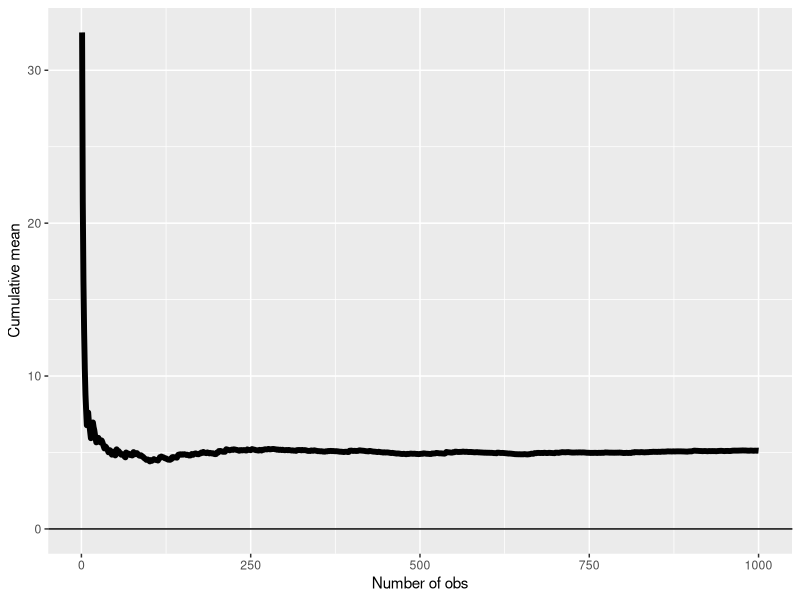
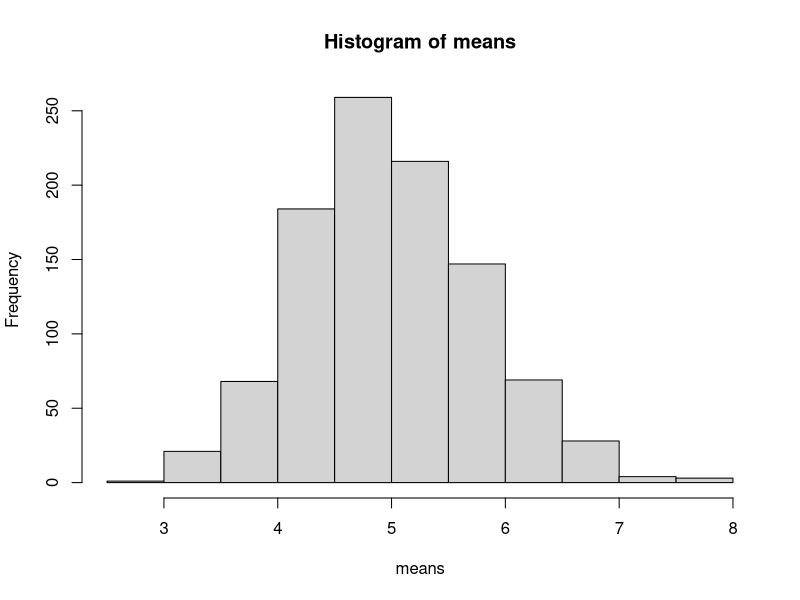
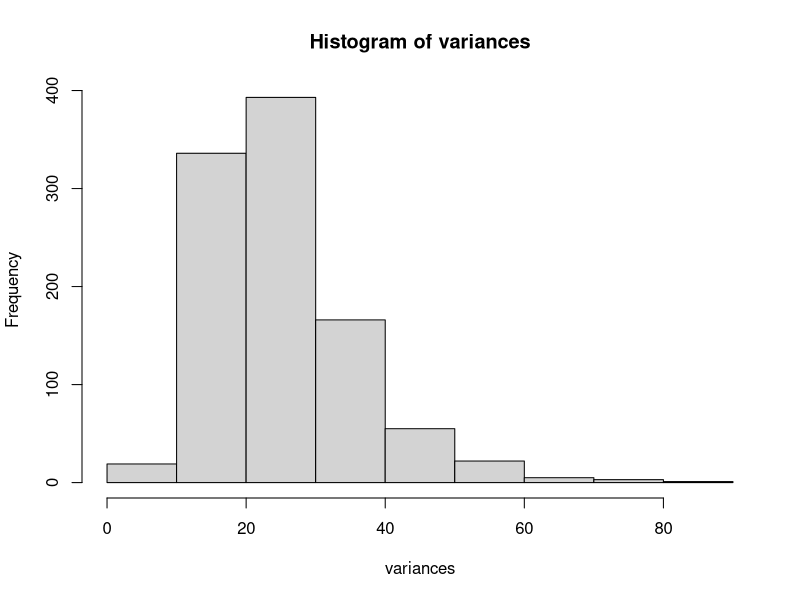
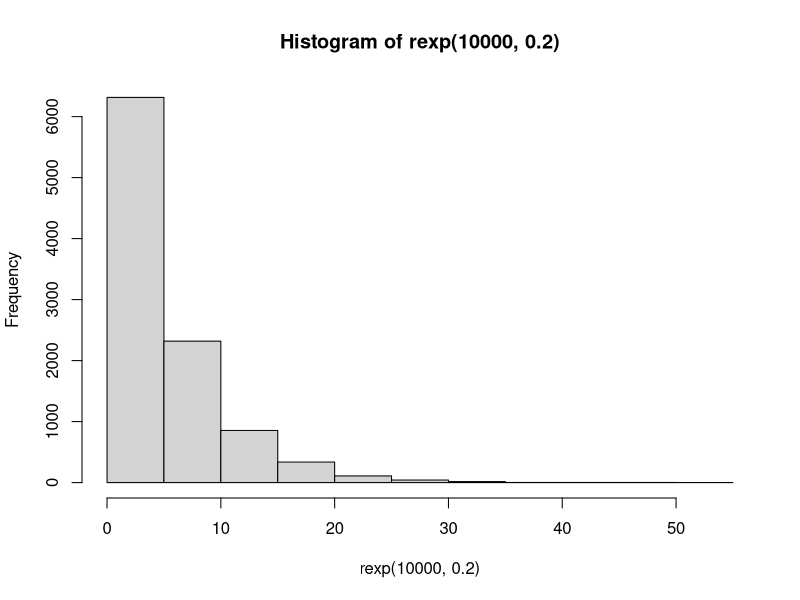

Here is the R script that generated these plots, in order:
## ---- chunk 1
n <- 1000; lambda <- 0.2; means <- cumsum(rexp(n, lambda)) / (1  : n); library(ggplot2)
g <- ggplot(data.frame(x = 1 : n, y = means), aes(x = x, y = y)) 
g <- g + geom_hline(yintercept = 0) + geom_line(size = 2) 
g <- g + labs(x = "Number of obs", y = "Cumulative mean")
g
## ---- chunk 2
means = NULL
lambda = 0.2
for (i in 1 : 1000) means = c(means, mean(rexp(40, lambda)))
hist(means)
## ---- chunk 3
variances = NULL
lambda = 0.2
for (i in 1 : 1000) variances = c(variances, var(rexp(40, lambda)))
hist(variances)
## ---- chunk 4
hist(rexp(10000, 0.2))
